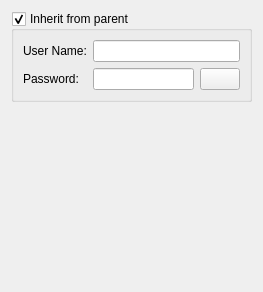
<?xml version="1.0" encoding="UTF-8"?>
<ui version="4.0">
 <class>ComputerGroupDialogGeneral</class>
 <widget class="QWidget" name="ComputerGroupDialogGeneral">
  <property name="geometry">
   <rect>
    <x>0</x>
    <y>0</y>
    <width>263</width>
    <height>292</height>
   </rect>
  </property>
  <property name="windowTitle">
   <string/>
  </property>
  <layout class="QVBoxLayout" name="verticalLayout">
   <item>
    <widget class="QGroupBox" name="groupbox_inherit_creds">
     <property name="title">
      <string>Inherit from parent</string>
     </property>
     <property name="checkable">
      <bool>true</bool>
     </property>
     <property name="checked">
      <bool>true</bool>
     </property>
     <layout class="QFormLayout" name="formLayout">
      <item row="0" column="0">
       <widget class="QLabel" name="label_username">
        <property name="text">
         <string>User Name:</string>
        </property>
       </widget>
      </item>
      <item row="0" column="1">
       <widget class="QLineEdit" name="edit_username">
        <property name="maxLength">
         <number>64</number>
        </property>
       </widget>
      </item>
      <item row="1" column="0">
       <widget class="QLabel" name="label_password">
        <property name="text">
         <string>Password:</string>
        </property>
       </widget>
      </item>
      <item row="1" column="1">
       <layout class="QHBoxLayout" name="horizontalLayout_2">
        <item>
         <widget class="QLineEdit" name="edit_password">
          <property name="maxLength">
           <number>64</number>
          </property>
          <property name="echoMode">
           <enum>QLineEdit::Password</enum>
          </property>
         </widget>
        </item>
        <item>
         <widget class="QPushButton" name="button_show_password">
          <property name="sizePolicy">
           <sizepolicy hsizetype="Fixed" vsizetype="Fixed">
            <horstretch>0</horstretch>
            <verstretch>0</verstretch>
           </sizepolicy>
          </property>
          <property name="text">
           <string/>
          </property>
          <property name="icon">
           <iconset resource="../common/resources/common.qrc">
            <normaloff>:/img/eye.png</normaloff>:/img/eye.png</iconset>
          </property>
          <property name="checkable">
           <bool>true</bool>
          </property>
         </widget>
        </item>
       </layout>
      </item>
     </layout>
    </widget>
   </item>
   <item>
    <spacer name="verticalSpacer">
     <property name="orientation">
      <enum>Qt::Vertical</enum>
     </property>
     <property name="sizeHint" stdset="0">
      <size>
       <width>20</width>
       <height>214</height>
      </size>
     </property>
    </spacer>
   </item>
  </layout>
 </widget>
 <resources>
  <include location="../common/resources/common.qrc"/>
 </resources>
 <connections/>
</ui>
